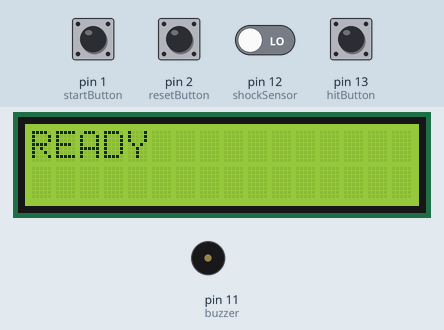
A sketch run on a simulated Arduino Uno, built with avr-gcc and run on an emulated ATmega328P. Shown: 16×2 character LCD, buzzer (waves = sounding, pin HIGH). The inputs (shaded band) are chosen by the test bench; at power-on: pin 1 (startButton), pin 2 (resetButton), pin 13 (hitButton) HIGH, pin 12 (shockSensor) LOW.

Above: at 1.2 s.
1.3 s: pin 1 (startButton) pulled LOW for 0.25 s
At 2.1 s:
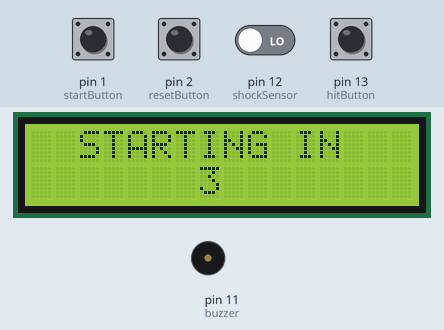
4.5 s: pin 12 (shockSensor) driven HIGH
At 5.8 s:
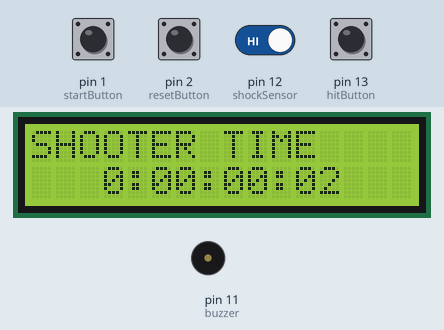
7.0 s: pin 2 (resetButton) pulled LOW for 0.25 s
At 8.1 s:
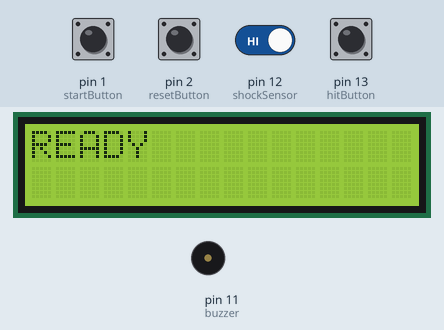
8.7 s: pin 1 (startButton) pulled LOW for 1 s
At 12.2 s:
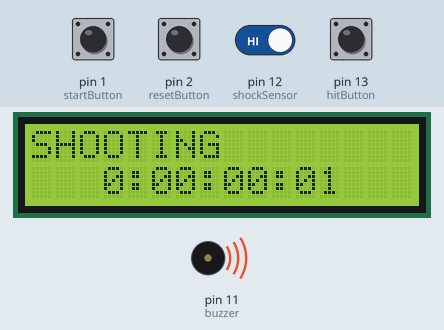
12.7 s: pin 2 (resetButton) pulled LOW for 1 s
At 14.1 s:
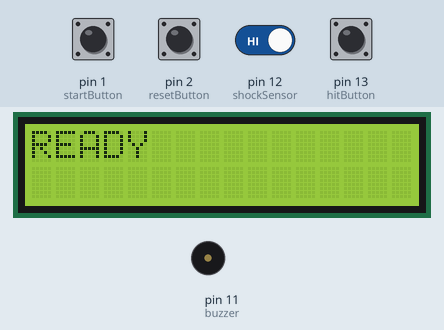
Timing chart, 0 to 15.7 s (numbered marks = the images above; inputs shaded):
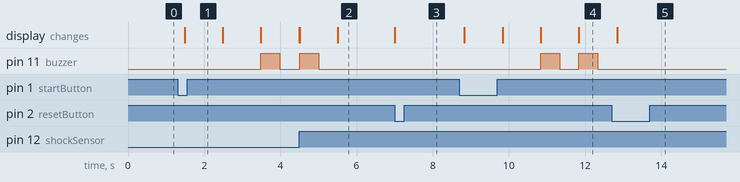

Measured:
- after the input at 1.3 s, pin 11 (buzzer): LOW → HIGH after 2.2 s, → LOW 0.50 s later; the display: changes after 0.19 s (image 1)
- after the input at 4.5 s, pin 11 (buzzer): LOW → HIGH at once, → LOW 0.50 s later
- after the input at 7.0 s, the display: changes at once (image 3)
- after the input at 8.7 s, pin 11 (buzzer): alternates HIGH for 0.50 s and LOW for 0.51 s, starting after 2.1 s; the display: first changes after 0.13 s (image 4 shows a later state)
- after the input at 12.7 s, the display: first differs from a run without the input after 0.15 s (image 5)

The sketch:

timer.ino
```cpp
// Modified from https://www.geekering.com/categories/embedded-sytems/arduino/joaotarquinio/how-to-make-a-swimming-stopwatch-using-shock-sensor-ky-002/

#include <LiquidCrystal.h>

const int shockSensor = 12; //Defines shock sensor digital pin (12)
const int buzzer = 11;      //Defines buzzer digital pin (11)

// Push-Buttons related variables
const int startButton = 1;  //Defines start button digital pin (1)
const int resetButton = 2;  //Defines reset button digital pin (2)
const int hitButton = 13;  //Defines hit button digital pin (13)
bool stopwatch = 0;         //Variable to manage the stopwatch
bool getReady = 0;          //Variable to manage the buzzer warning

// Chronometer related variables
int cents = 0;                          //Counter for the hundredths of seconds
int seconds = 0;                        //Counter for the seconds
int minutes = 0;                        //Counter for the minutes
int hours = 0;                          //Counter for the hours
int c1, c2, c3, s1, s2, m1, m2, h1;         //Variables used to put the running time in the form h1:m2m1:s2s1:c2c1
int c_1, c_2, c_3, s_1, s_2, m_1, m_2, h_1;  //Variables used to put the split time in the form h_1:m_2m_1:s_2s_1:c_2c_1
const int milisToCent = 10;             //Every 10 milliseconds there is an increase one hundredth of a second
const int showInterval = 1000;          //It shows the split number and time for a few seconds
unsigned long currentMillis = 0;        //Variable to ensure timing
unsigned long previousMillis = 0;       //Variable to ensure timing
int showTime = 0;                       //Counter of the time spent showing the split time
int countSplits = 1;                    //Counter of splits
bool showSplit = 0;                     //Auxiliary variable for the split time display
bool splitTime = 0;                     //Auxiliary variable to get the split time digits
bool playerTime = 1;
// Defines the LCD's parameters: (rs, enable, d4, d5, d6, d7)
LiquidCrystal lcd(9, 8, 7, 6, 5, 4);

void setup() {

  //Definition of the system's inputs and outputs
  pinMode(startButton, INPUT_PULLUP);
  pinMode(resetButton, INPUT_PULLUP);
  pinMode(hitButton, INPUT_PULLUP);
  pinMode(buzzer, OUTPUT);
  // Set up the LCD's number of columns and rows
  lcd.begin(16,2);

}

void loop() {

  //If the reset button is pressed, the timer is reset
  if (digitalRead(resetButton) == LOW) {
    playerTime = 1;
    lcd.clear();
    stopwatch = 0;
    getReady = 0;
    cents = 0;
    seconds = 0;
    minutes = 0;
    hours = 0;
    showTime = 0;
    countSplits = 1;
    splitTime = 0;
    showSplit = 0;
   }

  //Keeps displaying "PRESS START BUTTON..." while the start button is not pressed
  if (stopwatch == 0){
   playerTime = 1;
    while(digitalRead(startButton) == HIGH) {
      lcd.clear();
      lcd.setCursor(0, 0);
      lcd.print("READY");
      //lcd.setCursor(0, 1);
      //lcd.print("BUTTON ...");
      delay(200);
     };
  }

  //Starts the buzzer count down sequence
  if (getReady == 0){
    countDown();
  }

  //Starts the chronometer
  if(playerTime){
  chronometer();
  }
}

// Buzzer warning 3 seconds before the chronometer starts
void countDown(void){

    //Initial
    lcd.clear();
    lcd.setCursor(2, 0);
    lcd.print("STARTING IN");
    lcd.setCursor(7, 1);
    lcd.print("3");
    delay(1000);
    lcd.setCursor(7, 1);
    lcd.print("2");
    delay(1000);
    lcd.setCursor(7, 1);
    lcd.print("1");

    digitalWrite(buzzer, HIGH);
    delay(500);
    digitalWrite(buzzer, LOW);
    delay(500);

    lcd.clear();

    //For the buzzer count down sequence to happen only once after the start button is pressed
    getReady = 1;

}

//Display of the current time and split times
void chronometer(void){

  stopwatch = 1;
  currentMillis = millis();  //Initiates timer variable

  //If 10 milliseconds have passed, it is incremented one hundredth of a second to the chronometer
  if (currentMillis - previousMillis >= milisToCent) {
    previousMillis = currentMillis;
    cents++;
    //100 hundredths of a second = 1 second
    if (cents == 100){
      cents = 0;
      seconds++;
      //60 seconds = 1 minute
      if (seconds == 60) {
        seconds = 0;
        minutes++;
        //60 minutes = 1 hour
        if (minutes == 60){
          minutes = 0;
          hours++;
          //Just resets the hours if it ever reaches 24 hours
          if (hours == 24){
            hours = 0;
          }
        }
      }
    }

    //Time digits division for it to be displayed as intended (h1:m2m1:s2s1:c2c1)
    int c = cents;
    int s = seconds;
    int m = minutes;
    int h = hours;


    c1 = c%10;
    c /= 10;
    c2 = c%10;

    s1 = s%10;
    s /= 10;
    s2 = s%10;
    m1 = m%10;
    m /= 10;
    m2 = m%10;

    //Current time display
    lcd.setCursor(0, 0);
    lcd.print("SHOOTING");
    lcd.setCursor(3, 1);
    lcd.print(h1);
    lcd.print(':');
    lcd.print(m2);
    lcd.print(m1);
    lcd.print(':');
    lcd.print(s2);
    lcd.print(s1);
    lcd.print(':');
    lcd.print(c2);
    lcd.print(c1);

  }

  //If the shock sensor detects a vibration
  if (digitalRead(shockSensor) == 1 || digitalRead(hitButton) == LOW){
    digitalWrite(buzzer, HIGH);
    delay(500);
    digitalWrite(buzzer, LOW);
    delay(500);
    showSplit = 1;
  }


  //Get the time digits at the moment the shock sensor detected a vibration
  if (showSplit == 1){
    if(splitTime == 0){
      c_1 = c1;
      c_2 = c2;
      s_1 = s1;
      s_2 = s2;
      m_1 = m1;
      m_2 = m2;
      h_1 = h1;
	  splitTime = 1;
    }

    //Split time display
    if(showTime <= showInterval){
      lcd.setCursor(0, 0);
      //lcd.print(countSplits);
      lcd.print("SHOOTER TIME");
      lcd.setCursor(3, 1);
      lcd.print(h_1);
      lcd.print(':');
      lcd.print(m_2);
      lcd.print(m_1);
      lcd.print(':');
      lcd.print(s_2);
      lcd.print(s_1);
      lcd.print(':');
      lcd.print(c_2);
      lcd.print(c_1);
      showTime++;
      playerTime = 0;
    }

    //Increment split count and resets split time display process
    else {
      showTime = 0;
      countSplits++;
      splitTime = 0;
      showSplit = 0;
      lcd.clear();
    }
  }
}
```
